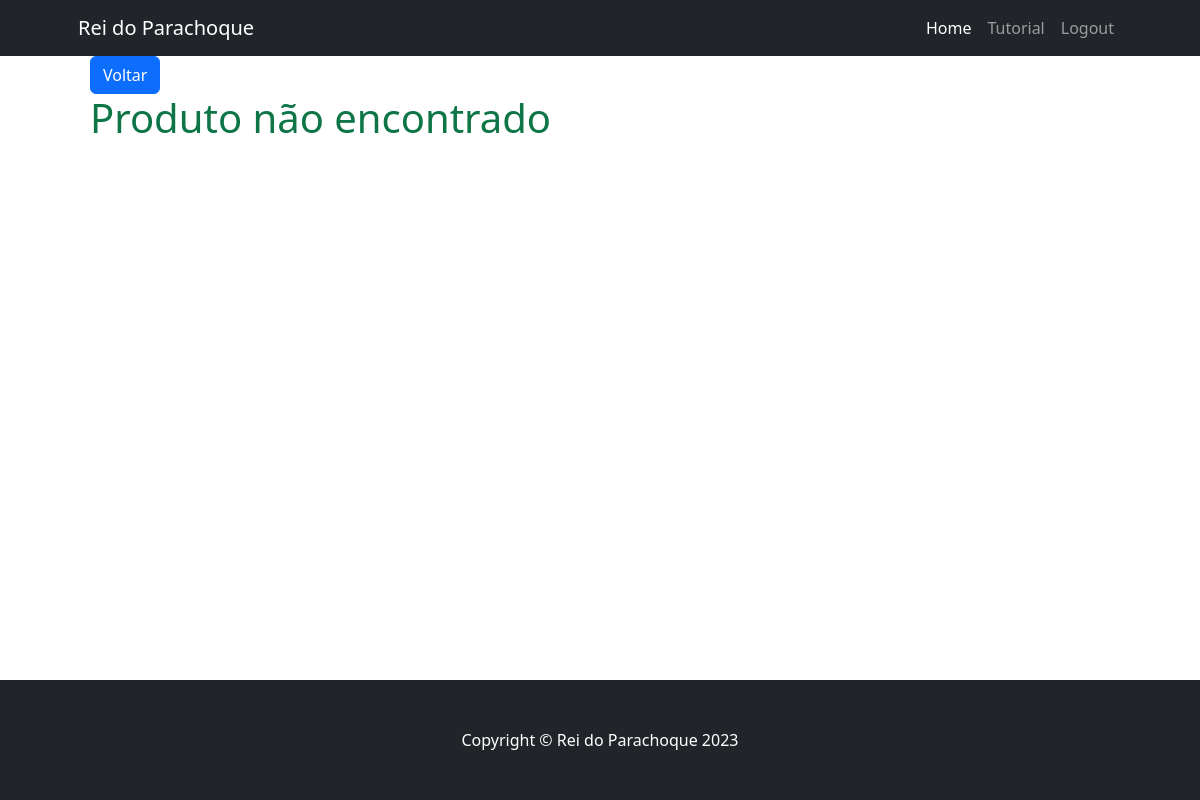
Before: /product/kkk (signed in) with the older database file.
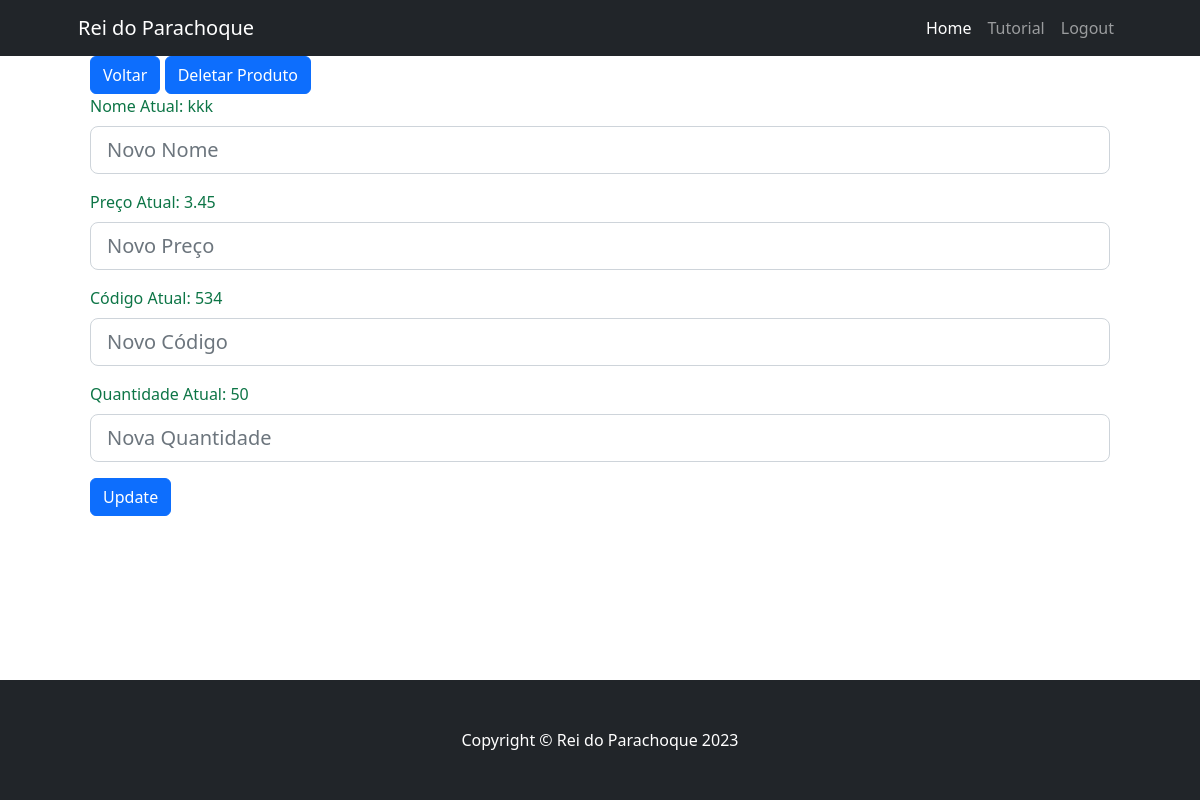
After: the same page with the newer database file.
### app/models/tables.py (models this page shows, shortened)
class Product(db.Model):
    id = db.Column(db.Integer, primary_key=True)
    name = db.Column(db.String(80))
    price = db.Column(db.Float)
    code = db.Column(db.String(80), unique=True)
    quantity = db.Column(db.Integer, default=0)
    description = db.Column(db.String(120))

### app/controllers/default.py (the view, shortened to what this page needs)
@app.route('/product/<name>', methods=['GET', 'POST'])
@login_required
def product(name):
    product = Product.query.filter_by(name=name).first()
    if product is None:
        product = Product.query.filter_by(code=name).first()
    form = ProductUpdateForm(obj=product)  # Popula o formulário com os dados do produto
    return render_template('product.html', produto=product, form=form)

### app/models/forms.py
class ProductUpdateForm(FlaskForm):
    productName = StringField('Product Name')
    productPrice = DecimalField('Product Price', [validators.Optional()])
    productCode = StringField('Product Code')
    productQuantity = IntegerField('Product Quantity', [validators.Optional()])
    submit = SubmitField('Update')

### app/controllers/default.py (called while the page is built)
@login_manager.user_loader
def load_user(user_id):
    return User.query.get(int(user_id))

### app/models/tables.py (called while the page is built)
    @property
    def is_authenticated(self):
        return True

### app/templates/product.html (shortened to what this page needs)
{% extends "base.html" %}
{% block content %}
<div class="container">
    <button class="btn btn-primary" onclick="window.location.href='/search_product'">Voltar</button>
    {% if produto %}
    <button class="btn btn-primary" onclick="window.location.href='/delete_product/{{ produto.name }}'">Deletar Produto</button>
    <form id="productAtt" action="/product/{{ produto.name}}" method="POST">
        <div class="mb-3">
            <label for="productName" class="form-label">Nome Atual: {{ produto.name }}</label>
            {{ form.productName(id="productName", class="form-control form-control-lg", placeholder="Novo Nome") }}
        </div>
        <div class="mb-3">
            <label for="productPrice" class="form-label">Preço Atual: {{ produto.price }}</label>
            {{ form.productPrice(id="productPrice", class="form-control form-control-lg", placeholder="Novo Preço") }}
        </div>
        <div class="mb-3">
            <label for="productCode" class="form-label">Código Atual: {{ produto.code }}</label>
            {{ form.productCode(id="productCode", class="form-control form-control-lg", placeholder="Novo Código") }}
        </div>
        <div class="mb-3">
            <label for="productQuantity" class="form-label">Quantidade Atual: {{ produto.quantity }}</label>
            {{ form.productQuantity(id="productQuantity", class="form-control form-control-lg", placeholder="Nova Quantidade") }}
        </div>
        {{ form.submit(class="btn btn-primary") }}
    </form>
    {% else %}
    <h1>Produto não encontrado</h1>
    {% endif %}
</div>
{% endblock %}

Changed rows visible on the page:
added Product: name "kkk", price "3.45", code "534", quantity "50"
Other visible differences:
form field submit: (not shown) → "Update"
text no longer shown: "Produto não encontrado"
text now shown: "Deletar Produto Nome Atual: Preço Atual: Código Atual: Quantidade Atual:"
